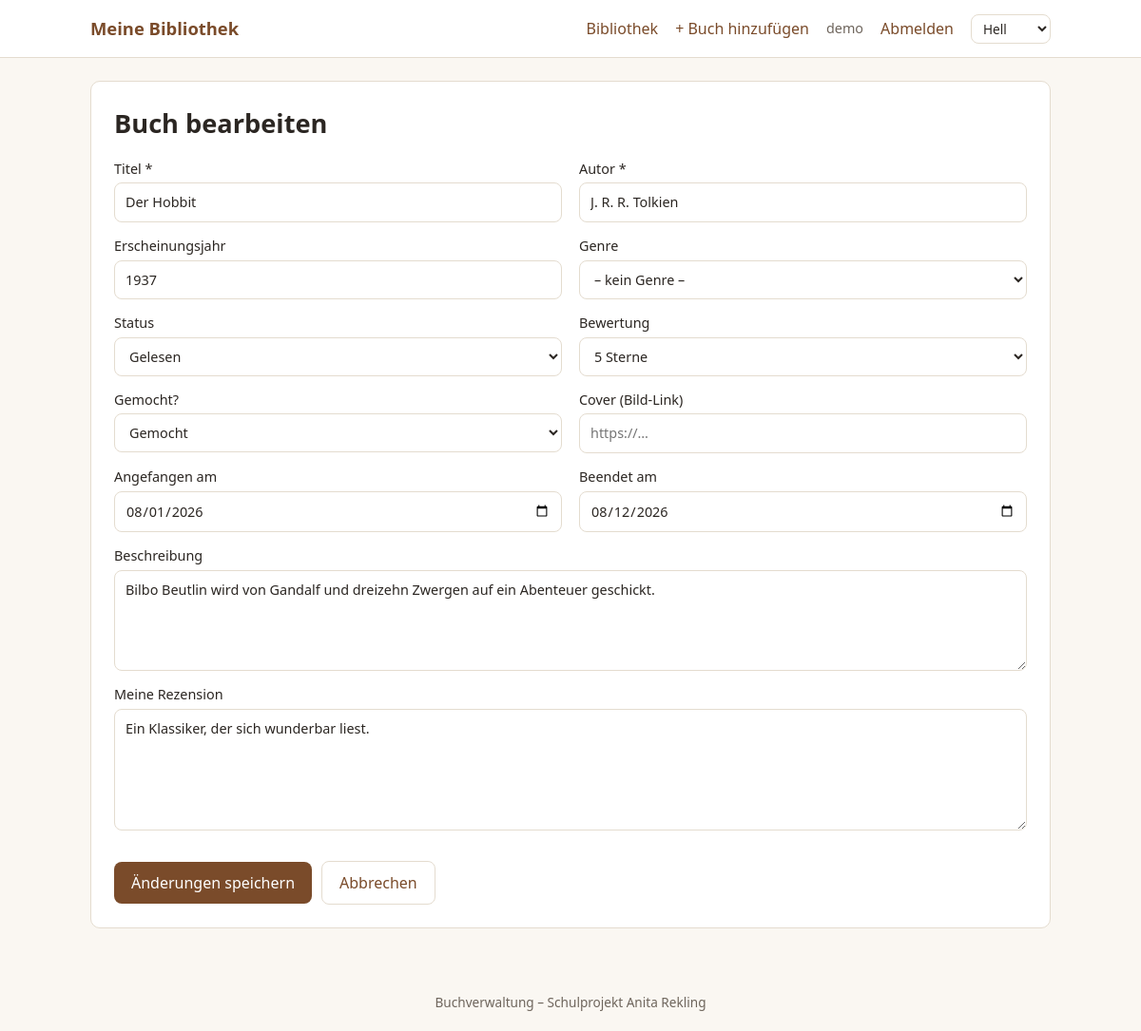
Screenshot of /buch_bearbeiten.php?id=1 (signed in) with the database file from the repository.
### tables this page shows
CREATE TABLE buch 
(
  id               INT AUTO_INCREMENT PRIMARY KEY,
  benutzer_id      INT NOT NULL,
  genre_id         INT NULL,
  titel            VARCHAR(150) NOT NULL,
  autor            VARCHAR(100) NOT NULL,
  erscheinungsjahr SMALLINT NULL,
  beschreibung     TEXT NULL,
  cover            VARCHAR(255) NULL,                   
  status           ENUM('moechte_lesen','lese_gerade','gelesen','abgebrochen')
                   NOT NULL DEFAULT 'moechte_lesen',
  bewertung        TINYINT NULL CHECK (bewertung BETWEEN 0 AND 5),    
  gemocht          TINYINT(1) NULL,                     
  rezension        TEXT NULL,
  startdatum       DATE NULL,
  enddatum         DATE NULL,
  FOREIGN KEY (benutzer_id) REFERENCES benutzer(id) ON DELETE CASCADE,
  FOREIGN KEY (genre_id)    REFERENCES genre(id)    ON DELETE SET NULL
);

### funktionen.php (called while the page is built, shortened)
<?php
function e($text): string
{
    return htmlspecialchars((string)$text, ENT_QUOTES, 'UTF-8');
}

### buch_form.php (the view, shortened to what this page needs)
<form method="post" class="form zweispaltig">
  <label>Titel * <input name="titel" value="<?= e($w['titel'] ?? '') ?>" required maxlength="150"></label>
  <label>Autor * <input name="autor" value="<?= e($w['autor'] ?? '') ?>" required maxlength="100"></label>
  <label>Erscheinungsjahr <input name="erscheinungsjahr" value="<?= e($w['erscheinungsjahr'] ?? '') ?>" inputmode="numeric" maxlength="4"></label>
  <label>Genre
    <select name="genre_id">
      <option value="">– kein Genre –</option>
    </select>
  </label>
  <label>Status
    <select name="status">
      <?php foreach (STATUS as $key => $label): ?>
        <option value="<?= e($key) ?>" <?= ($w['status'] ?? 'moechte_lesen') === $key ? 'selected' : '' ?>><?= e($label) ?></option>
      <?php endforeach; ?>
    </select>
  </label>
  <label>Bewertung
    <select name="bewertung">
      <?php for ($i = 0; $i <= 5; $i++): ?>
        <option value="<?= $i ?>" <?= (string)($w['bewertung'] ?? '') === (string)$i ? 'selected' : '' ?>><?= $i ?> <?= $i === 1 ? 'Stern' : 'Sterne' ?></option>
      <?php endfor; ?>
    </select>
  </label>
  <label>Gemocht?
    <select name="gemocht">
      <option value="1" <?= (string)($w['gemocht'] ?? '') === '1' ? 'selected' : '' ?>>Gemocht</option>
    </select>
  </label>
  <label>Cover (Bild-Link) <input name="cover" value="<?= e($w['cover'] ?? '') ?>" placeholder="https://…" maxlength="255"></label>
  <label>Angefangen am <input type="date" name="startdatum" value="<?= e($w['startdatum'] ?? '') ?>"></label>
  <label>Beendet am <input type="date" name="enddatum" value="<?= e($w['enddatum'] ?? '') ?>"></label>
  <label class="breit">Beschreibung <textarea name="beschreibung" rows="4"><?= e($w['beschreibung'] ?? '') ?></textarea></label>
  <label class="breit">Meine Rezension <textarea name="rezension" rows="5"><?= e($w['rezension'] ?? '') ?></textarea></label>
  <div class="breit aktionen">
    <button class="knopf" type="submit"><?= e($knopf) ?></button>
    <a class="knopf hell" href="bibliothek.php">Abbrechen</a>
  </div>
</form>

### css/style.css (style rules this page uses)
:root { --hintergrund: #faf7f2; --karte: #ffffff; --text: #2b2622; --text-hell: #6e655c; --akzent: #7a4b2a; --akzent-hover: #5e3a20; --rand: #e4dccf; --gut: #2f7d4f; --schlecht: #b33a3a; --radius: 10px; --eingabe: #ffffff; --platzhalter: #efe4d2; --knopf-text: #ffffff; --fehler-bg: #fbeaea; --fehler-text: #8a2a2a; --fehler-rand: #efc4c4; }
* { box-sizing: border-box; }
body { margin: 0; font-family: system-ui, -apple-system, "Segoe UI", Arial, sans-serif; background: var(--hintergrund); color: var(--text); line-height: 1.5; }
a { color: var(--akzent); }
.form { display: flex; flex-direction: column; gap: 14px; }
.form label { display: flex; flex-direction: column; gap: 4px; font-size: .9rem; font-weight: 500; }
input, select, textarea { font: inherit; padding: 9px 11px; border: 1px solid var(--rand); border-radius: 8px; background: var(--eingabe); color: var(--text); }
.zweispaltig { display: grid; grid-template-columns: 1fr 1fr; gap: 14px 18px; }
.zweispaltig .breit { grid-column: 1 / -1; }
.knopf { display: inline-block; background: var(--akzent); color: var(--knopf-text); border: 0; border-radius: 8px; padding: 10px 18px; font: inherit; font-weight: 500; cursor: pointer; text-decoration: none; }
.knopf.hell { background: transparent; color: var(--akzent); border: 1px solid var(--rand); }
.aktionen { display: flex; gap: 10px; align-items: center; margin-top: 18px; flex-wrap: wrap; }

### rows the page displays
buch: titel "Der Hobbit", autor "J. R. R. Tolkien", erscheinungsjahr "1937", status "Gelesen", bewertung "5 Sterne", gemocht "Gemocht", startdatum "08/01/2026", enddatum "08/12/2026", beschreibung "Bilbo Beutlin wird von Gandalf und dreizehn Zwergen auf ein Abenteuer geschickt.", rezension "Ein Klassiker, der sich wunderbar liest."

### other values shown
$_SESSION['benutzername'] "demo"
$knopf "Änderungen speichern"
